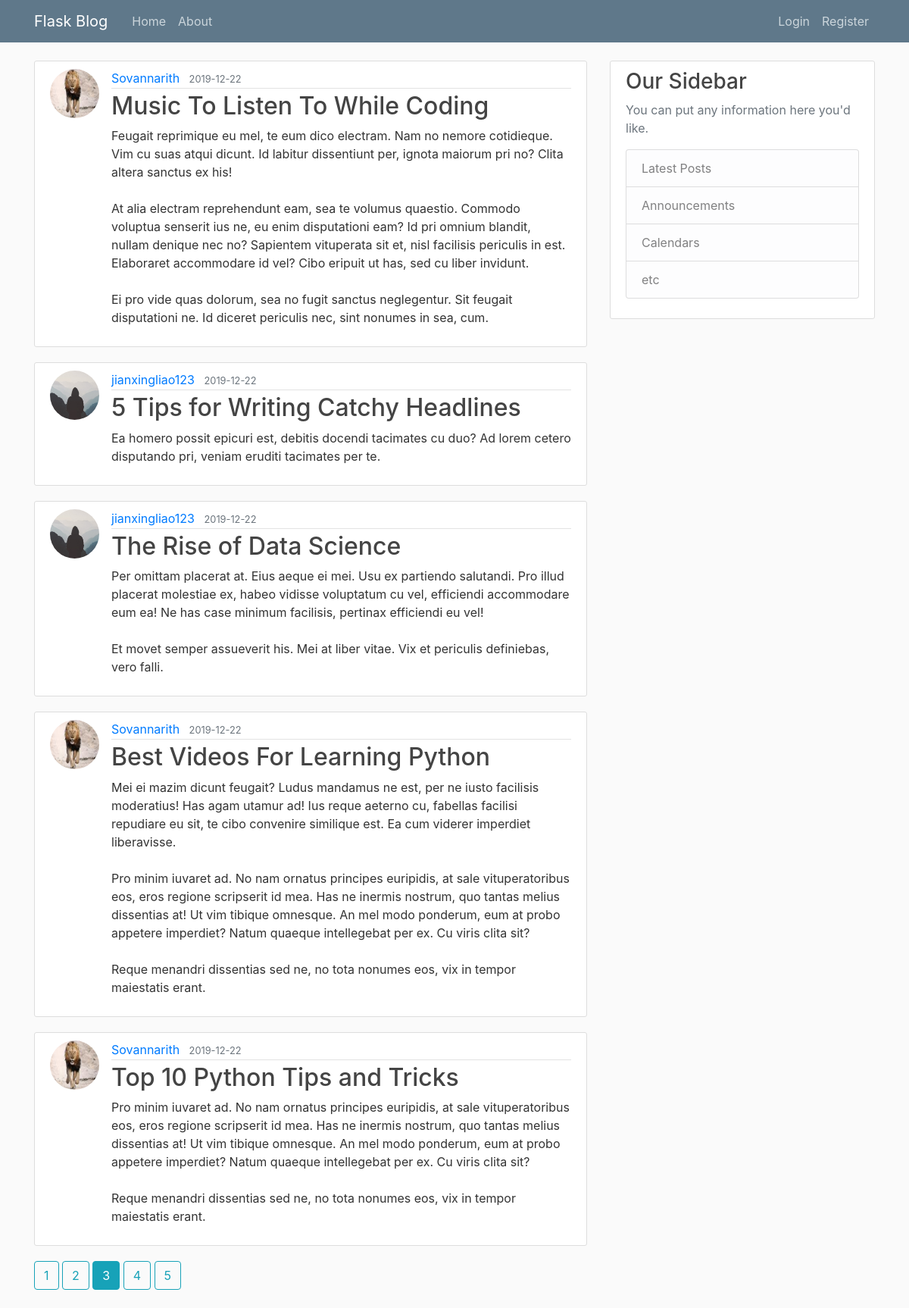
Screenshot of /home?page=3 with the database file from the repository.
### flaskblog/models.py (models this page shows, shortened)
class Post(db.Model):
    id = db.Column(db.Integer, primary_key=True)
    title = db.Column(db.String(100), nullable=False)
    date_posted = db.Column(db.DateTime, nullable=False, default=datetime.utcnow)
    content = db.Column(db.Text, nullable=False)
    user_id = db.Column(db.Integer, db.ForeignKey('user.id'), nullable=False) # Use to specify the user in the post model

class User(db.Model, UserMixin):
    id = db.Column(db.Integer, primary_key=True) # each of the user need to have the unique id and primary_key will provide each every user with the unique id
    username = db.Column(db.String(20), unique=True, nullable=False)
    email = db.Column(db.String(120), unique=True, nullable=False)
    image_file = db.Column(db.String(20), nullable=False, default='default.jpg') #profile of the user
    password = db.Column(db.String(60), nullable=False)
    posts = db.relationship('Post', backref='author', lazy=True) #create the relationship between Post and User model.

### flaskblog/main/routes.py (the view)
@main.route("/")
@main.route("/home")
def home():
    page = request.args.get('page', 1, type=int) #This statement is to get the page number the default page is 1.
    posts = Post.query.order_by(Post.date_posted.desc()).paginate(page=page, per_page=5) #date_posted.desc(): sort the post descending with the date that it have been posted.
    return render_template('home.html', posts=posts)

### flaskblog/templates/home.html
{% extends "layout.html" %}
{% block content %}
    {% for post in posts.items %}
        <article class="media content-section">
          <img class="rounded-circle article-img" src="{{ url_for('static', filename='profile_pics/' + post.author.image_file) }}">
          <div class="media-body">
            <div class="article-metadata">
              <a class="mr-2" href="{{ url_for('users.user_posts', username=post.author.username) }}">{{ post.author.username }}</a>
              <small class="text-muted">{{ post.date_posted.strftime('%Y-%m-%d') }}</small>
            </div>
            <h2><a class="article-title" href="{{ url_for('posts.post', post_id=post.id) }}">{{ post.title }}</a></h2>
            <p class="article-content">{{ post.content }}</p>
          </div>
        </article>
    {% endfor %}
    {% for page_num in posts.iter_pages(left_edge=1, right_edge=1, left_current=1, right_current=2) %}
      {% if page_num %}
        {% if posts.page == page_num %}
          <a class="btn btn-info mb-4" href="{{ url_for('main.home', page=page_num) }}">{{ page_num }}</a>
        {% else %}
          <a class="btn btn-outline-info mb-4" href="{{ url_for('main.home', page=page_num) }}">{{ page_num }}</a>
        {% endif %}
      {% else %}
        ...
      {% endif %}
    {% endfor %}
{% endblock content %}

### flaskblog/static/main.css (style rules this page uses)
body { background: #fafafa; color: #333333; margin-top: 5rem; }
h1, h2, h3, h4, h5, h6 { color: #444444; }
.content-section { background: #ffffff; padding: 10px 20px; border: 1px solid #dddddd; border-radius: 3px; margin-bottom: 20px; }
.article-title { color: #444444; }
.article-content { white-space: pre-line; }
.article-img { height: 65px; width: 65px; margin-right: 16px; }
.article-metadata { padding-bottom: 1px; margin-bottom: 4px; border-bottom: 1px solid #e3e3e3 }

### rows the page displays
Post: image_file (picture), author.username "Sovannarith", date_posted "2019-12-22", title "Music To Listen To While Coding", content "Feugait reprimique eu mel, te eum dico electram. Nam no nemore cotidieque. Vim cu suas atqui dicunt. Id labitur dissentiunt per, ignota maiorum pri no? Clita altera sanctus ex his! At alia electram reprehendunt eam, sea te volumus quaestio. Commodo voluptua senserit ius ne, eu enim disputationi eam? Id pri omnium blandit, nullam denique nec no? Sapientem vituperata sit et, nisl facilisis periculis in est. Elaboraret accommodare id vel? Cibo eripuit ut has, sed cu liber invidunt. Ei pro vide quas dolorum, sea no fugit sanctus neglegentur. Sit feugait disputationi ne. Id diceret periculis nec, sint nonumes in sea, cum."
Post: image_file (placeholder picture), author.username "jianxingliao123", date_posted "2019-12-22", title "5 Tips for Writing Catchy Headlines", content "Ea homero possit epicuri est, debitis docendi tacimates cu duo? Ad lorem cetero disputando pri, veniam eruditi tacimates per te."
Post: image_file (placeholder picture), author.username "jianxingliao123", date_posted "2019-12-22", title "The Rise of Data Science", content "Per omittam placerat at. Eius aeque ei mei. Usu ex partiendo salutandi. Pro illud placerat molestiae ex, habeo vidisse voluptatum cu vel, efficiendi accommodare eum ea! Ne has case minimum facilisis, pertinax efficiendi eu vel! Et movet semper assueverit his. Mei at liber vitae. Vix et periculis definiebas, vero falli."
Post: image_file (picture), author.username "Sovannarith", date_posted "2019-12-22", title "Best Videos For Learning Python", content "Mei ei mazim dicunt feugait? Ludus mandamus ne est, per ne iusto facilisis moderatius! Has agam utamur ad! Ius reque aeterno cu, fabellas facilisi repudiare eu sit, te cibo convenire similique est. Ea cum viderer imperdiet liberavisse. Pro minim iuvaret ad. No nam ornatus principes euripidis, at sale vituperatoribus eos, eros regione scripserit id mea. Has ne inermis nostrum, quo tantas melius dissentias at! Ut vim tibique omnesque. An mel modo ponderum, eum at probo appetere imperdiet? Natum quaeque intellegebat per ex. Cu viris clita sit? Reque menandri dissentias sed ne, no tota nonumes eos, vix in tempor maiestatis erant."
Post: image_file (picture), author.username "Sovannarith", date_posted "2019-12-22", title "Top 10 Python Tips and Tricks", content "Pro minim iuvaret ad. No nam ornatus principes euripidis, at sale vituperatoribus eos, eros regione scripserit id mea. Has ne inermis nostrum, quo tantas melius dissentias at! Ut vim tibique omnesque. An mel modo ponderum, eum at probo appetere imperdiet? Natum quaeque intellegebat per ex. Cu viris clita sit? Reque menandri dissentias sed ne, no tota nonumes eos, vix in tempor maiestatis erant."

### other values shown
{{ page_num }} "1" "2" "4" "5"
{{ page_num }} "3"
